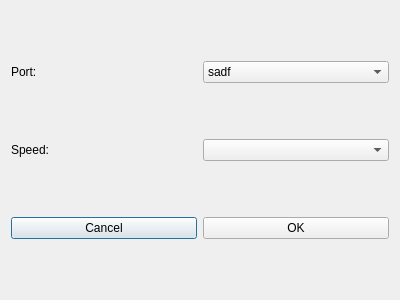
<?xml version="1.0" encoding="UTF-8"?>
<ui version="4.0">
 <class>SerialPortDialog</class>
 <widget class="QDialog" name="SerialPortDialog">
  <property name="geometry">
   <rect>
    <x>0</x>
    <y>0</y>
    <width>400</width>
    <height>300</height>
   </rect>
  </property>
  <property name="windowTitle">
   <string>Dialog</string>
  </property>
  <layout class="QGridLayout" name="gridLayout">
   <item row="0" column="1">
    <widget class="QLabel" name="label">
     <property name="text">
      <string>Port:</string>
     </property>
    </widget>
   </item>
   <item row="2" column="1">
    <widget class="QPushButton" name="pushButton_2">
     <property name="text">
      <string>Cancel</string>
     </property>
    </widget>
   </item>
   <item row="2" column="2">
    <widget class="QPushButton" name="pushButton">
     <property name="text">
      <string>OK</string>
     </property>
    </widget>
   </item>
   <item row="0" column="2">
    <widget class="QComboBox" name="portComboBox">
     <item>
      <property name="text">
       <string>sadf</string>
      </property>
     </item>
     <item>
      <property name="text">
       <string>sdfsdf</string>
      </property>
     </item>
    </widget>
   </item>
   <item row="1" column="2">
    <widget class="QComboBox" name="comboBox_2"/>
   </item>
   <item row="1" column="1">
    <widget class="QLabel" name="label_2">
     <property name="text">
      <string>Speed:</string>
     </property>
    </widget>
   </item>
  </layout>
 </widget>
 <resources/>
 <connections/>
</ui>
